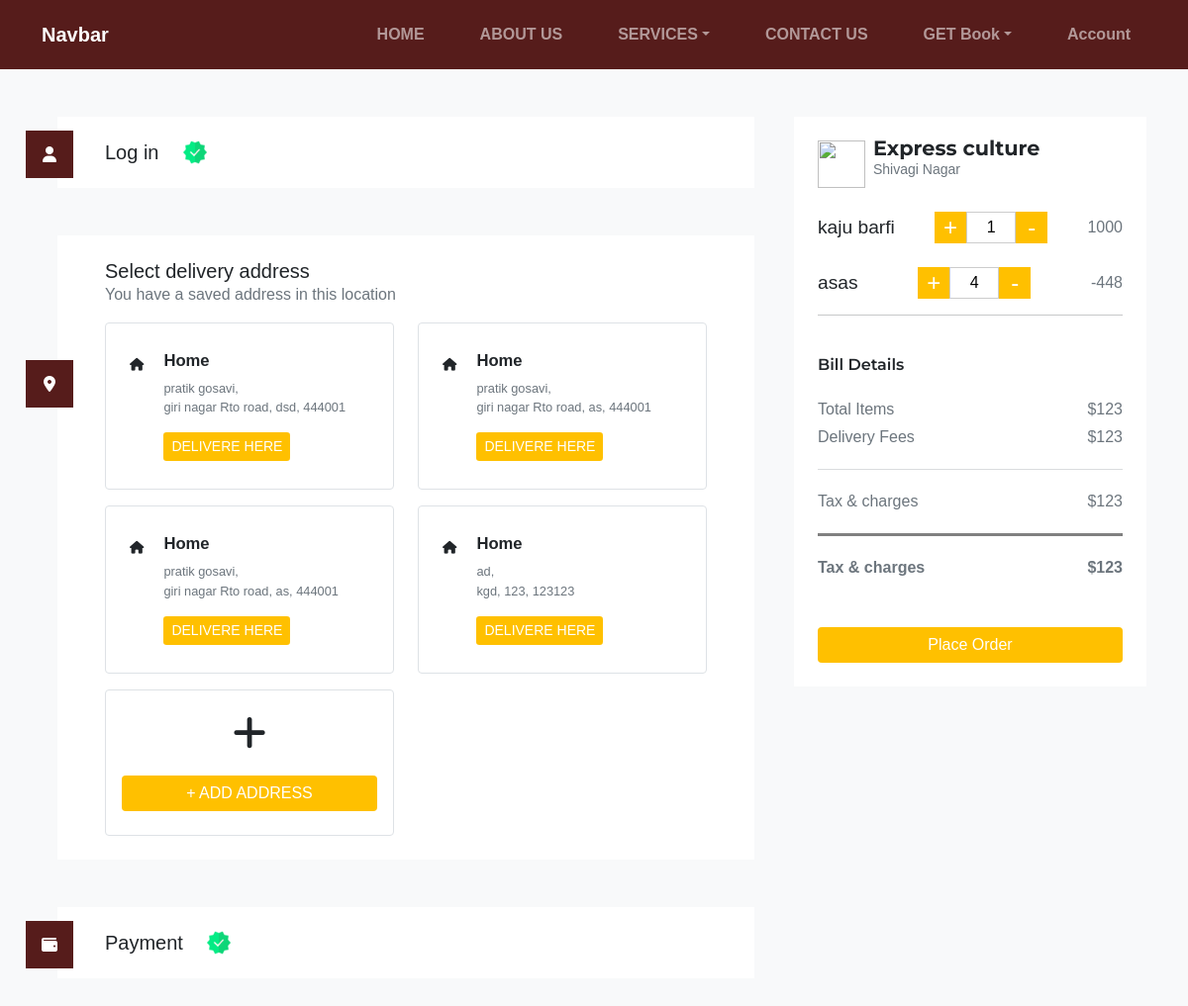
The page /store/Cart/ (signed in) on the database its author committed.
### account/models.py (models this page shows, shortened)
class address(models.Model):
    user = models.ForeignKey(User, on_delete=models.CASCADE)
    name = models.CharField(max_length=50)
    mobile = models.CharField(max_length=50)
    pincode = models.CharField(max_length=50)
    address = models.CharField(max_length=50)
    landmark = models.CharField(max_length=50)

### store/models.py (models this page shows, shortened)
class cart(models.Model):
    product = models.ForeignKey(product, on_delete=models.CASCADE)
    user = models.ForeignKey(User, on_delete=models.CASCADE)
    qty = models.IntegerField()
    unit = models.ForeignKey(product_unit, on_delete=models.CASCADE)

class product(models.Model):
    name = models.CharField(max_length=1000)
    image = models.ImageField(upload_to='media/product/images')
    price = models.IntegerField()
    dis = models.CharField( max_length=500)

### store/views.py (the view)
# urls.py: path('Cart/', view_cart, name='view_cart'),
def view_cart(request):
    cart_data = cart.objects.filter(user = request.user)
    total_items = cart_data.count()
    cart_price = 0
    for i in cart_data:
        cart_price = cart_price + i.product.price
    address_data = address.objects.filter(user = request.user)
    context = {
        'data' : cart_data,
        'total_items' : total_items,
        'cart_price' : cart_price,
        'address_data' : address_data,
        'cart_data' : cart_data
    }
    return render(request, 'cart.html', context)

### account/models.py (called while the page is built)
    @property
    def is_active(self):
        return self.active

### templates/cart.html (shortened to what this page needs)
{% extends 'base.html' %}
{% load static %}
{% block content %}
<body class="bg-light">
    <div class="container">
        <div class="row">
            <div class="col-md-8">
                <div class="cart-card bg-white px-5 p-4 my-5 mx-3">
                    <div class="cart-side-icon">
                        <i class="fa-solid fa-user"></i>
                    </div>
                    {% if user.is_authenticated %}
                    <div class="tab-content" id="pills-tabContent">
                            <div class="d-flex flex-row align-items-center gap-4">
                                <h5 class="d-block m-0 p-0">Log in</h5>
                                <img src="{% static 'images/check.png' %}" height="24px" />
                            </div>
                        {% endif %}
                    </div>
                </div>
                <div class="cart-card bg-white px-5 p-4 my-5 mx-3">
                    <div class="cart-side-icon">
                        <i class="fa-solid fa-location-dot"></i>
                    </div>
                    <div class="d-flex flex-row align-items-center justify-content-between">
                        <div class="d-flex flex-row align-items-center justify-content-between gap-4">
                            <div>
                                <h5 class="m-0 p-0">Select delivery address</h5>
                                <span class="text-muted">You have a saved address in this location</span>
                            </div>
                        </div>
                    </div>
                    <div class="row" id="dynamic_address">
                        {% for i in address_data %}
                        <div class="col-md-6 col-sm-12">
                            <div class="card flex-row border px-2 py-4 mt-3 address-card">
                                <div class="mx-3 mt-2">
                                    <i class="fa-solid fa-house"></i>
                                </div>
                                <div class="card-body p-1">
                                    <h5 class="card-title mt-0">Home</h5>
                                    <span class="text-muted d-block mb-3">
                                        {{ i.name }}, <br>
                                        {{ i.address }},
                                        {{ i.landmark }},
                                        {{ i.pincode }}
                                    </span>
                                    <div>
                                        <button class="btn btn-primary btn-sm" onclick=deleverHere({{ i.id }})>DELIVERE HERE</button>
                                    </div>
                                </div>
                            </div>
                        </div>
                        {% endfor %}
                        <div class="col-md-6 col-sm-12">
                            <div class="card flex-column border px-3 py-4 mt-3 text-center address-card">
                                <div class="cicon">
                                    <i class="fa-3x fa-solid fa-add mb-4"></i>
                                </div>
                                <button class="btn btn-primary" onclick="openModal()">+ ADD ADDRESS</button>
                            </div>
                        </div>
                    </div>
                </div>
                <div class="cart-card bg-white px-5 p-4 my-5 mx-3">
                    <div class="cart-side-icon">
                        <i class="fa-solid fa-wallet"></i>
                    </div>
                    <div class="d-flex flex-row align-items-center gap-4">
                        <h5 class="d-block m-0 p-0">Payment</h5>
                        <img src="{% static 'images/check.png' %}" height="24px" />
                    </div>
                </div>
            </div>
            <div class="col-md-4">
                <div class="checkout-box d-flex flex-column mt-5 bg-white p-4">
                    <div class="checkout-title d-flex gap-2">
                        <div>
                            <img src="https://www.w3schools.com/css/paris.jpg" height="48" width="48">
                        </div>
                        <div>
                            <div class="title-name">Express culture</div>
                            <small class="text-muted">Shivagi Nagar</small>
                        </div>
                    </div>
                    {% for i in cart_data %}
                        <div class="d-flex justify-content-between align-items-center mt-4">
                            <div class="product">{{ i.product.name}}</div>
                            <div class="d-flex counter justify-content-between">
                                <button>+</button>
                                <input type="text" value="{{ i.qty }}" min="1" />
                                <button>-</button>
                            </div>
                            <div class="price text-muted">{%  widthratio i.product.price 1 i.qty %}</div>
                        </div>
                    {% endfor %}
                    <hr />
                    <div class="bill-details">
                        <h5 class="my-4">Bill Details</h5>
                        <div class="d-flex flex-column gap-1 text-muted">
                            <div class="d-flex justify-content-between align-items-center">
                                <div>Total Items</div>
                                <div>$123</div>
                            </div>
                            <div class="d-flex justify-content-between align-items-center">
                                <div>Delivery Fees</div>
                                <div>$123</div>
                            </div>
                            <hr />
                            <div class="d-flex justify-content-between align-items-center">
                                <div>Tax & charges</div>
                                <div>$123</div>
                            </div>
                            <div style="height: 3px; width: 100%; background: grey;" class="my-3"></div>
                            <div class="d-flex justify-content-between align-items-center">
                                <div><b>Tax & charges</b></div>
                                <div><b>$123</b></div>
                            </div>
                        </div>
                    </div>
                    <button class="mt-5 btn btn-success">Place Order</button>
                </div>
            </div>
        </div>
    </div>
{% endblock content %}

### static/styles.css (style rules this page uses)
*, *::after, *::before { box-sizing: 0; }
:root { --yellow-bg: #ffc000; --chocolate-bg: #561c1b; }
body { margin: 0; padding: 0; font-family: "Ralway", sans-serif; }
.cart-card { position: relative; }
.cart-card .cart-side-icon { position: absolute; height: 48px; width: 48px; display: grid; justify-content: center; align-content: center; background-color: var(--chocolate-bg); top: 20%; left: -32px; color: white; }
.address-card { font-size: .8em; }
.address-card h5 { font-size: 1.3em; font-weight: bold; }
.title-name { font-weight: 700; font-size: 1.3em; font-family: 'Montserrat'; line-height: .8em; }
.bill-details h5 { font-size: 1rem; font-family: 'Montserrat'; margin: 0; padding: 0; font-weight: 600; }
.counter input { outline: none; border: 1px solid #ccc; width: 50px; box-sizing: border-box; text-align: center; }
.counter button { height: 32px; width: 32px; border: none; font-size: 1.5em; line-height: .4em; padding: .3em; background: var(--yellow-bg); color: #fff; }
.product { font-size: 1.2rem; }
.btn { background-color: var(--yellow-bg); transition: background-color 0.3s ease; color: white; border: none; }
.card { border: none; padding: 1em; }
.card-body { padding: 0.5rem; }

### rows shown on the page
address: name "pratik gosavi", address "giri nagar Rto road", landmark "dsd", pincode "444001"
address: name "pratik gosavi", address "giri nagar Rto road", landmark "as", pincode "444001"
address: name "pratik gosavi", address "giri nagar Rto road", landmark "as", pincode "444001"
address: name "ad", address "kgd", landmark "123", pincode "123123"
cart: product.name "kaju barfi", qty "1", product+qty "1000"
cart: product.name "asas", qty "4", product+qty "-448"
